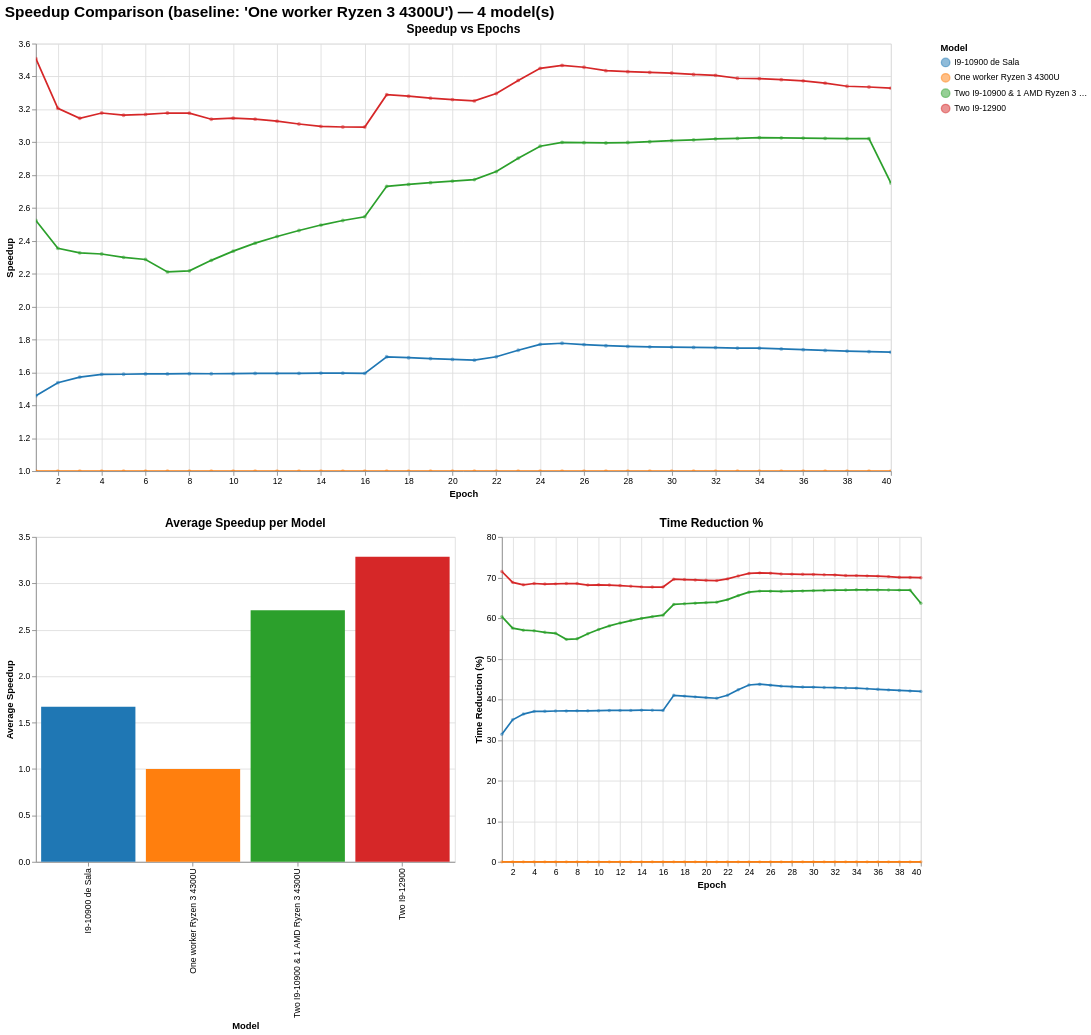

The code cell stored with this chart in its notebook:
### Markdown cell above
## Speed up Comparassion

### Code cell
speedup_analysis("../stats/CIFAR_10", base_case="One worker Ryzen 3 4300U")

### Figure 1 — Vega-Lite specification as saved in the notebook (floating-point values rounded to 4 significant figures; data arrays with more than 128 entries replaced by an {"elided": "..."} marker saying what was removed)
{"config": {"view": {"continuousWidth": 300, "continuousHeight": 300}}, "vconcat": [{"data": {"name": "data-03b35df199c2216b013cb868aef768be"}, "mark": {"type": "line", "point": {"opacity": 0.5, "size": 20}}, "encoding": {"color": {"field": "model", "legend": {"orient": "right", "title": "Model"}, "scale": {"scheme": "category10"}, "type": "nominal"}, "tooltip": [{"field": "model", "title": "Model", "type": "nominal"}, {"field": "epoch", "title": "Epoch", "type": "quantitative"}, {"field": "speedup", "format": ".2f", "title": "Speedup", "type": "quantitative"}, {"field": "time_s_impl", "format": ".2f", "title": "Implementation Time (s)", "type": "quantitative"}], "x": {"field": "epoch", "scale": {"nice": false, "zero": false}, "title": "Epoch", "type": "quantitative"}, "y": {"field": "speedup", "scale": {"zero": false}, "title": "Speedup", "type": "quantitative"}}, "height": 500, "name": "view_931eedf98414db6b_0", "title": {"text": "Speedup vs Epochs", "fontSize": 14}, "width": 1000}, {"hconcat": [{"data": {"name": "data-d6c6dfff1c9cf88c31b392b6684f1745"}, "mark": {"type": "bar"}, "encoding": {"color": {"field": "model", "legend": null, "scale": {"scheme": "category10"}, "type": "nominal"}, "tooltip": [{"field": "model", "title": "Model", "type": "nominal"}, {"field": "avg_speedup", "format": ".2f", "title": "Avg Speedup", "type": "quantitative"}], "x": {"field": "model", "title": "Model", "type": "nominal"}, "y": {"field": "avg_speedup", "scale": {"zero": true}, "title": "Average Speedup", "type": "quantitative"}}, "height": 380, "title": {"text": "Average Speedup per Model", "fontSize": 14}, "width": 490}, {"data": {"name": "data-03b35df199c2216b013cb868aef768be"}, "mark": {"type": "line", "point": {"opacity": 0.5, "size": 16}}, "encoding": {"color": {"field": "model", "legend": {"orient": "right", "title": "Model"}, "scale": {"scheme": "category10"}, "type": "nominal"}, "tooltip": [{"field": "model", "title": "Model", "type": "nominal"}, {"field": "epoch", "title": "Epoch", "type": "quantitative"}, {"field": "time_reduction_pct", "format": ".1f", "title": "Time Reduction (%)", "type": "quantitative"}], "x": {"field": "epoch", "scale": {"nice": false, "zero": false}, "title": "Epoch", "type": "quantitative"}, "y": {"field": "time_reduction_pct", "scale": {"zero": false}, "title": "Time Reduction (%)", "type": "quantitative"}}, "height": 380, "title": {"text": "Time Reduction %", "fontSize": 14}, "width": 490}], "resolve": {"scale": {"color": "shared", "y": "independent"}}}], "params": [{"name": "zoom_speedup_epoch", "select": {"type": "interval"}, "bind": "scales", "views": ["view_931eedf98414db6b_0"]}], "resolve": {"scale": {"color": "shared"}}, "title": {"text": "Speedup Comparison (baseline: 'One worker Ryzen 3 4300U') — 4 model(s)", "fontSize": 18}, "$schema": "https://vega.github.io/schema/vega-lite/v6.1.0.json", "datasets": {"data-03b35df199c2216b013cb868aef768be": {"elided": "160 records"}, "data-d6c6dfff1c9cf88c31b392b6684f1745": [{"model": "I9-10900 de Sala", "avg_speedup": 1.672}, {"model": "One worker Ryzen 3 4300U", "avg_speedup": 1.0}, {"model": "Two I9-10900 & 1 AMD Ryzen 3 4300U", "avg_speedup": 2.711}, {"model": "Two I9-12900", "avg_speedup": 3.287}]}}
